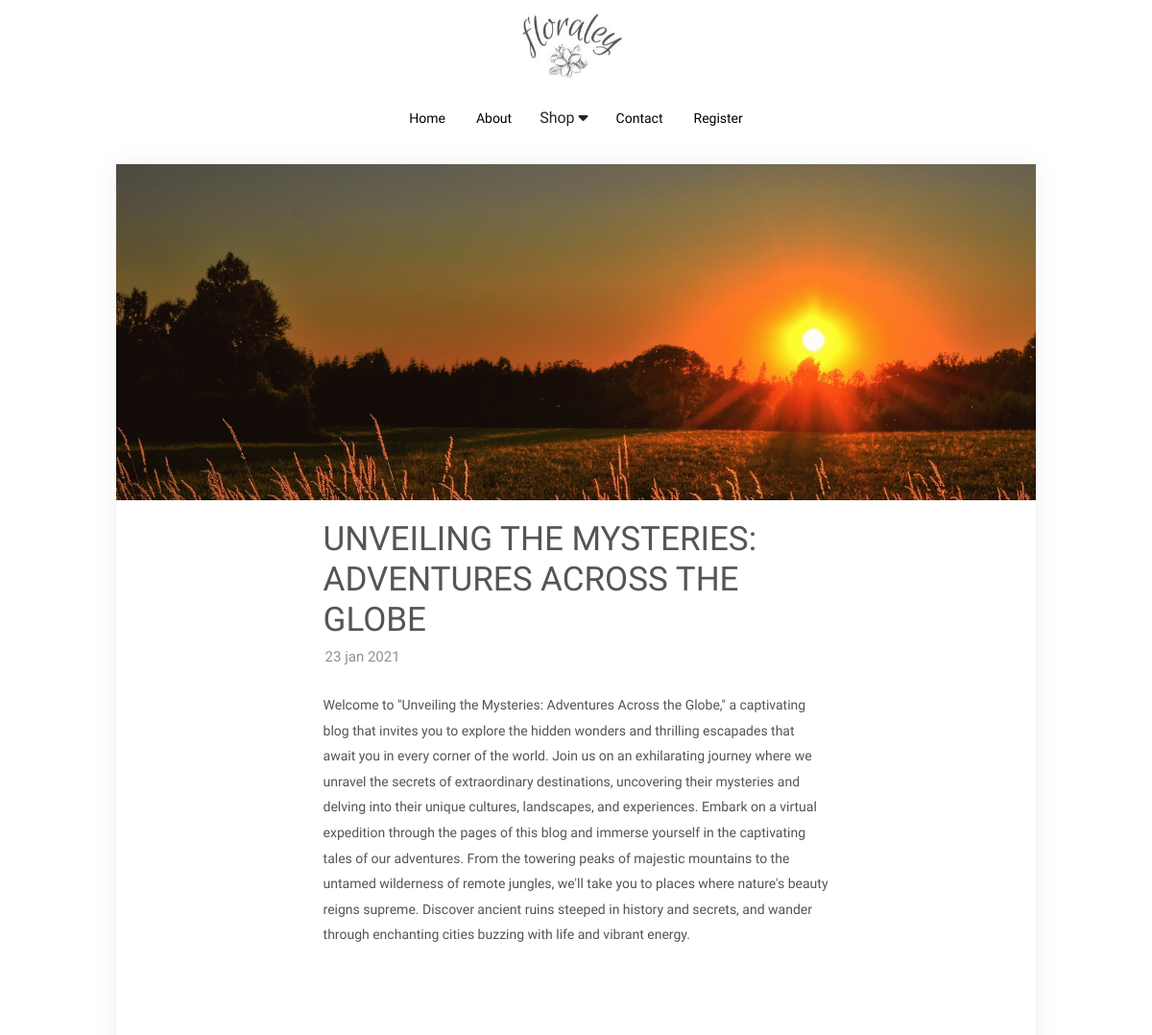
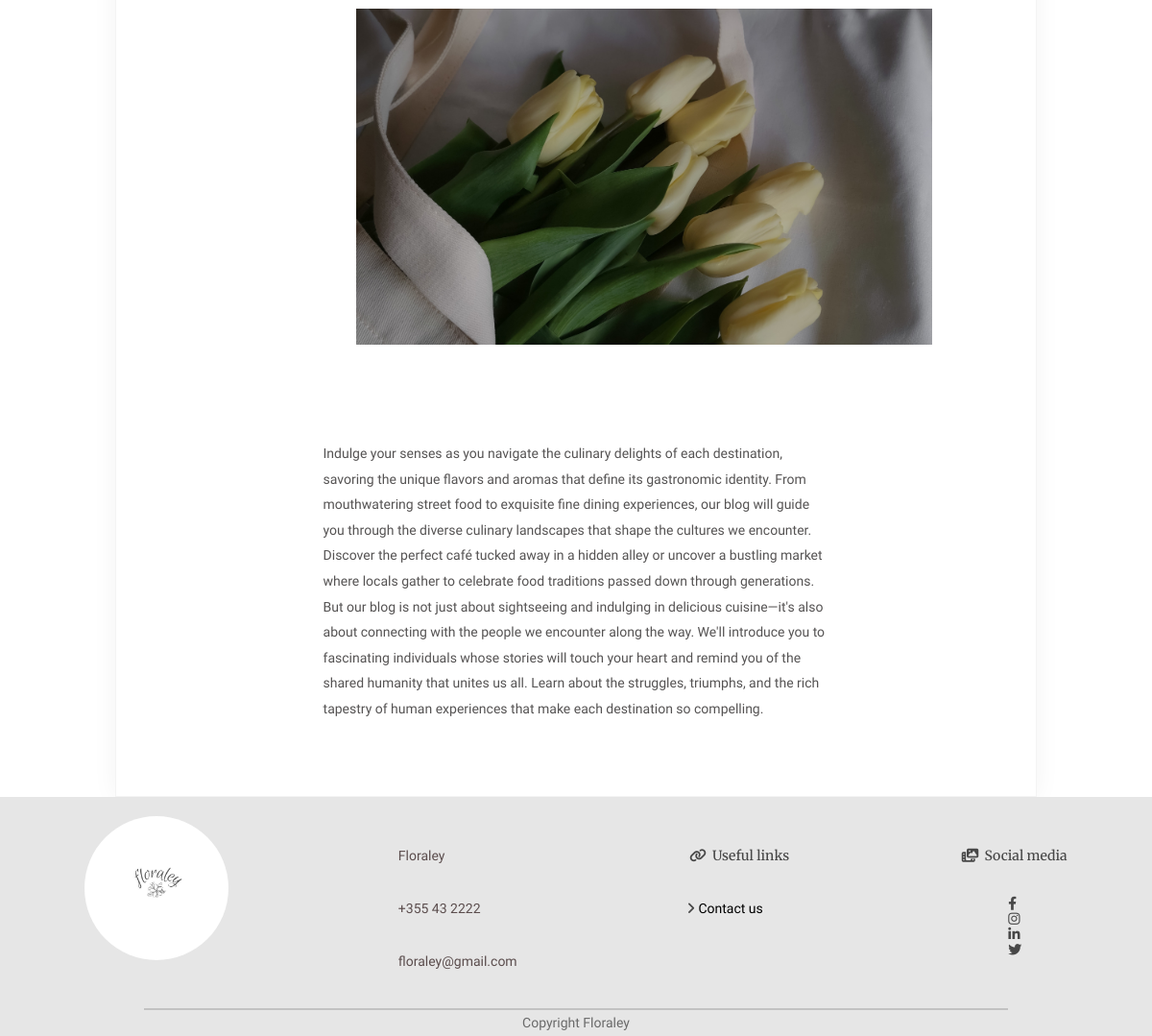
The page /blog/1 on the database its author committed (2 pictures, top to bottom).
### Aplikacioni/models.py (models this page shows, shortened)
class Fullblog (models.Model):
    fullblog_id = models.AutoField(primary_key=True)
    fullblog_title=models.TextField(max_length=1000, null=True, blank=True)
    fullblog_text=models.TextField(max_length=1000, null=True, blank=True)
    fullblog_img = models.ImageField(upload_to='blog/')
    fullblog_date=models.CharField(max_length=50, null = True , blank=True)
    fullblog_img2 = models.ImageField(upload_to='blog/')
    fullblog_text2=models.TextField(max_length=1000, null=True, blank=True)

### Aplikacioni/views.py (the view)
# urls.py: path("blog/<id>" , views.blog , name="blog"),
def blog (request,id):
     kategorit = Kategoria.objects.all().order_by("-kategoria_id")
     fullblogs = Fullblog.objects.get(fullblog_id=id)
     context={"fullblogs":fullblogs, "kategorit":kategorit}
     return render (request, "blog.html", context)

### Aplikacioni/templates/blog.html (shortened to what this page needs)
<!DOCTYPE html>
{% extends 'index.html' %}
{% load static %}
{% block style %}
    <link rel="stylesheet" href="{% static 'style/navbar.css' %}">{% endblock %}
    {% block content %}
    {% include "navbar2.html" %}
<div class="blog-post">
	<div class="blog-hero">
		<img src="{{fullblogs.fullblog_img.url}}" width="100%"
    height="350">
	</div>
		<article>
			<div class="blog-content">
				<summary>
					<h3>{{ fullblogs.fullblog_title }}</h3>
					<div class="blog-date">{{fullblogs.fullblog_date }}</div>
				</summary>
				<p>{{ fullblogs.fullblog_text }}</p>
			</div>
			<div class="blog-img">
				<img src="{{fullblogs.fullblog_img2.url}}" width="600px" height="350px">
			</div>
			<div class="blog-content">
				<p>{{ fullblogs.fullblog_text2 }}</p>
			</div>
	</article>
</div>
{% endblock %}

### Aplikacioni/static/style/navbar.css (style rules this page uses)
* { box-sizing: border-box; font-family: 'Nanum Myeongjo', serif; }
body, html { overflow-x: hidden; }
body { margin: 0; width: 100%; font-family: "Oswald", sans-serif; font-size: 12pt; font-weight: 400; }
img { object-fit: cover; }
body { font: 500 14px "Source Sans Pro"; color: #555353; }
h3, h4 { color: #373737; }
h3 { font-size: 1.6em; font-weight: 700; }
p { line-height: 1.9em; margin: 2em 0; font-size: 1em; font-weight: 500; }
.blog-post { width: 80%; max-width: 1100px; background: white; margin: 20px auto 0; border: 1px solid #f4f4f4; box-shadow: 0 0 25px rgba(0, 0, 0, 0.05); }
.blog-hero { background-size: cover; position: relative; }
summary { margin-top: 20px; display: inline-block; }
summary h3 { width: 100%; font-size: 2.5em; color: #555; font-weight: 500; }
summary .blog-date { width: 100%; font-size: 15px; padding-left: 2px; color: #909090; }
article { padding-bottom: 50px; }
.blog-content { width: 55%; margin: auto; }
.blog-img { margin: 100px 250px; background-size: cover; position: relative; }

### rows shown on the page
Fullblog: fullblog_img (picture), fullblog_title "UNVEILING THE MYSTERIES: ADVENTURES ACROSS THE GLOBE", fullblog_date "23 jan 2021", fullblog_text "Welcome to \"Unveiling the Mysteries: Adventures Across the Globe,\" a captivating blog that invites you to explore the hidden wonders and thrilling escapades that await you in every corner of the world. Join us on an exhilarating journey where we unravel the secrets of extraordinary destinations, uncovering their mysteries and delving into their unique cultures, landscapes, and experiences. Embark on a virtual expedition through the pages of this blog and immerse yourself in the captivating tales of our adventures. From the towering peaks of majestic mountains to the untamed wilderness of remote jungles, we'll take you to places where nature's beauty reigns supreme. Discover ancient ruins…", fullblog_img2 (picture), fullblog_text2 "Indulge your senses as you navigate the culinary delights of each destination, savoring the unique flavors and aromas that define its gastronomic identity. From mouthwatering street food to exquisite fine dining experiences, our blog will guide you through the diverse culinary landscapes that shape the cultures we encounter. Discover the perfect café tucked away in a hidden alley or uncover a bustling market where locals gather to celebrate food traditions passed down through generations. But our blog is not just about sightseeing and indulging in delicious cuisine—it's also about connecting with the people we encounter along the way. We'll introduce you to fascinating individuals whose…"
